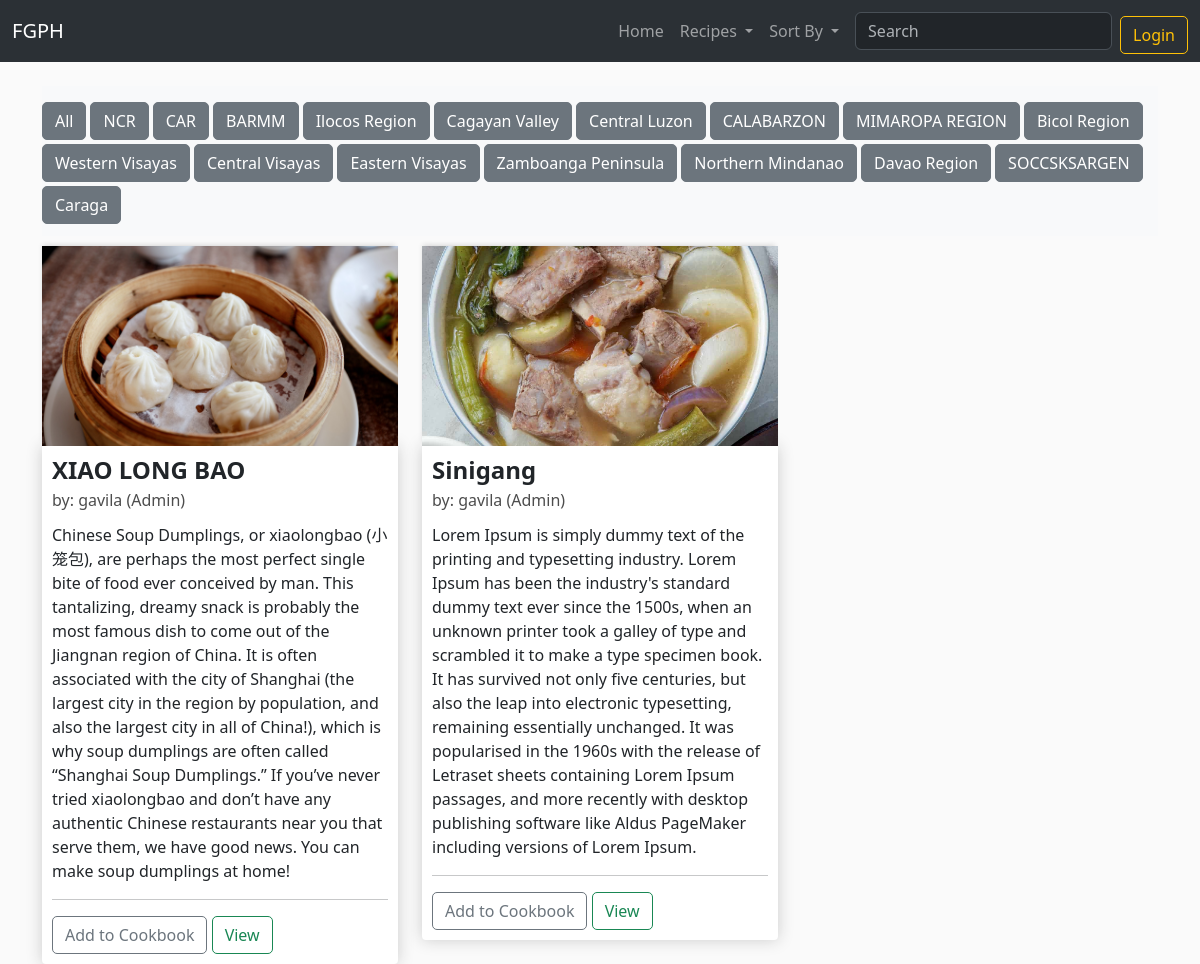
Before: / with the older database file.
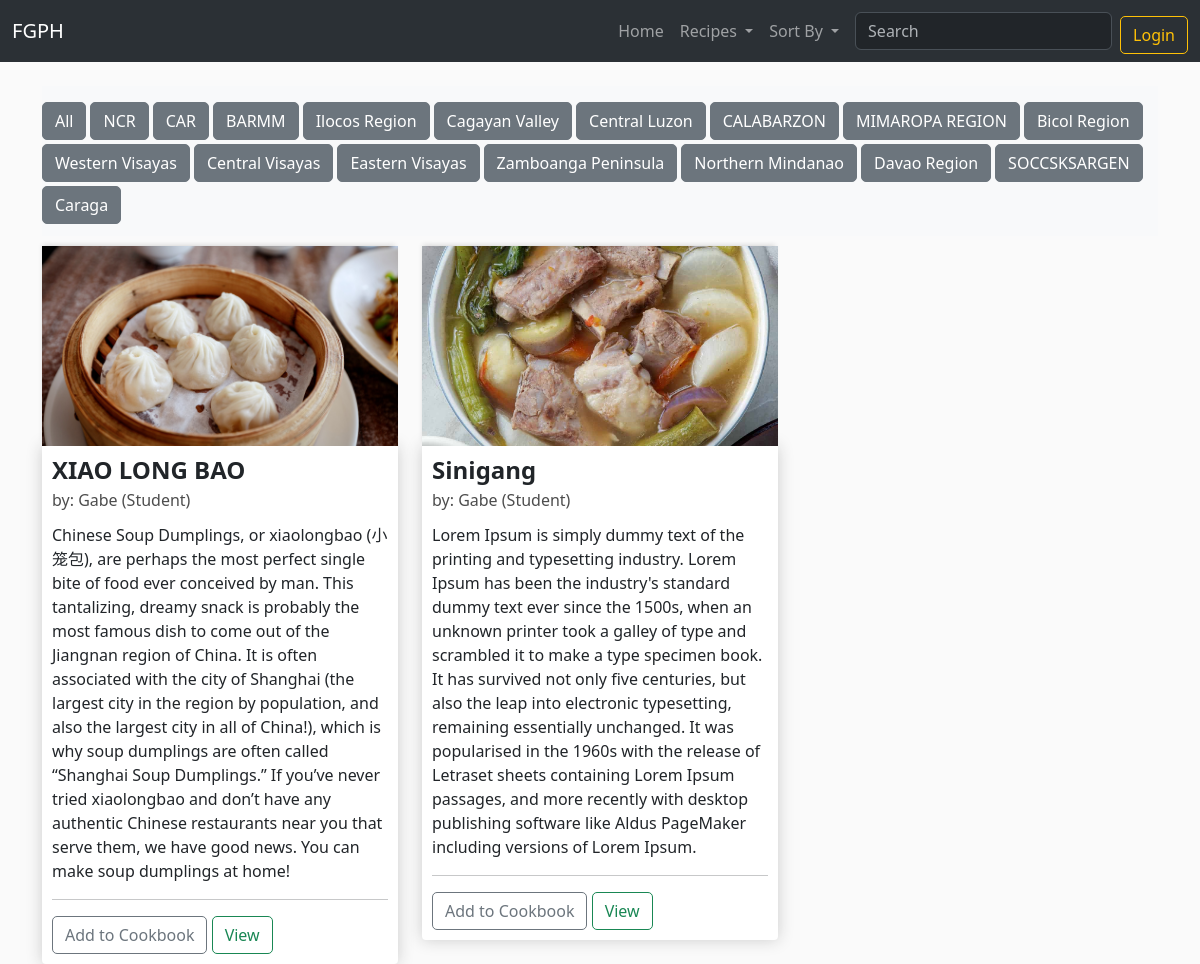
After: the same page with the newer database file.
### FGPH/models.py (models this page shows, shortened)
class Recipe(models.Model):
	author = models.ForeignKey(RegisteredUser, null=True, on_delete=models.CASCADE, related_name='recipes')
	name = models.CharField(max_length=64)
	category = models.ForeignKey(Category, null=True, blank=True, on_delete=models.SET_NULL, related_name='recipes')
	tags = models.ManyToManyField(Tag)
	thumbnail = models.ImageField(default='placeholder.png')
	region = models.ForeignKey(Region, null=True, blank=True, on_delete=models.SET_NULL, related_name='recipes')
	description = models.CharField(max_length=200, null=True, blank=True)
	steps = models.JSONField(null=True)
	ingredients = models.JSONField(null=True)
	preparation_time = models.CharField(max_length=64, null=True, blank=True)
	serving_size = models.IntegerField(
		null=True,
		blank=True,
        validators=[
            MaxValueValidator(500),
            MinValueValidator(1)
        ]
    )
	date_created = models.DateTimeField(auto_now_add=True, null=True)
	date_modified = models.DateTimeField(auto_now=True, null=True)
	@property
	def recipeSteps(self):
		return json.loads(self.steps)

class RegisteredUser(models.Model):
	user = models.OneToOneField(User, null=True, blank=True, on_delete=models.CASCADE)
	name = models.CharField(max_length=200, null=True)
	email = models.CharField(max_length=200)
	title = models.CharField(default="", max_length=200, blank=True)
	profile_pic = models.ImageField(default="pfp.png", null=True, blank=True)
	date_created = models.DateTimeField(auto_now_add=True, null=True)
	def __str__(self):
	    return str(self.name)

### FGPH/views.py (the view)
# urls.py: path("", views.index, name='home'),
def index(request):
    category = request.GET.get('category')
    region = request.GET.get('region')
    tag = request.GET.get('tag')
    if category:
        recipes = Recipe.objects.filter(category__name__contains=category)
    elif region:
        recipes = Recipe.objects.filter(region__name__contains=region)
    elif tag:
        recipes = Recipe.objects.filter(tags__name__contains=tag)
    else:
        recipes = Recipe.objects.all()
    categories = Category.objects.all()
    regions = Region.objects.all().values().order_by('order')
    context = {'recipes': recipes, 'regions': regions, 'categories': categories}
    return render(request, 'FGPH/home.html', context)

### FGPH/templatetags/get_group.py (called while the page is built)
@register.filter(name='has_group')
def has_group(user, group_name):
    return user.groups.filter(name=group_name).exists()

### FGPH/templates/FGPH/home.html
{% extends 'FGPH/template.html' %}
{% load static %}
{% block content %}
{% include 'FGPH/sections/regions.html' %}
<div class="row">
	{% for recipe in recipes %}
		<div class="col-lg-4">
			<img class="thumbnail" src="{{ recipe.thumbnail.url }}">
			<div class="box-element product">
				<h4 class="card-title"><strong>{{ recipe.name }}</strong></h4>
				<h6 style="line-height: 30px; margin-left: 	0px;">by: {{ recipe.author }} ({{ recipe.author.title }})</h6>
				<p style="word-wrap: break-word;" class="card-text">{{ recipe.description }}</p>
				<hr>
				<button data-recipe="{{ recipe.id }}" data-action="add" class="btn btn-outline-secondary add-recipe">Add to Cookbook</button>
				<a href="{% url 'FGPH:recipe' recipe.id %}" data-recipe="{{ recipe.id }}" class="btn btn-outline-success view-recipe">View</a>
			</div>
		</div>
		{% empty %}
		<h3>No Results..</h3>
	{% endfor %}
</div>
{% endblock content %}

Changed rows visible on the page:
changed Recipe "XIAO LONG BAO": author "gavila" → "Gabe"; author "Admin" → "Student"
changed Recipe "Sinigang": author "gavila" → "Gabe"; author "Admin" → "Student"
